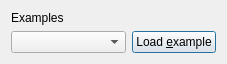
<?xml version="1.0" encoding="UTF-8"?>
<ui version="4.0">
 <class>QtKalmanFilterExamplesDialog</class>
 <widget class="QDialog" name="QtKalmanFilterExamplesDialog">
  <property name="geometry">
   <rect>
    <x>0</x>
    <y>0</y>
    <width>227</width>
    <height>60</height>
   </rect>
  </property>
  <property name="windowTitle">
   <string>QtKalmanFilterExamplesDialog</string>
  </property>
  <property name="windowIcon">
   <iconset resource="KalmanFilterer.qrc">
    <normaloff>:/images/pics/R.png</normaloff>:/images/pics/R.png</iconset>
  </property>
  <layout class="QGridLayout" name="gridLayout">
   <item row="0" column="0" colspan="2">
    <widget class="QLabel" name="label">
     <property name="text">
      <string>Examples</string>
     </property>
    </widget>
   </item>
   <item row="1" column="0">
    <widget class="QComboBox" name="box"/>
   </item>
   <item row="1" column="1">
    <widget class="QPushButton" name="button">
     <property name="sizePolicy">
      <sizepolicy hsizetype="Maximum" vsizetype="Fixed">
       <horstretch>0</horstretch>
       <verstretch>0</verstretch>
      </sizepolicy>
     </property>
     <property name="text">
      <string>Load &amp;example</string>
     </property>
    </widget>
   </item>
  </layout>
 </widget>
 <layoutdefault spacing="6" margin="11"/>
 <resources>
  <include location="KalmanFilterer.qrc"/>
 </resources>
 <connections/>
</ui>
